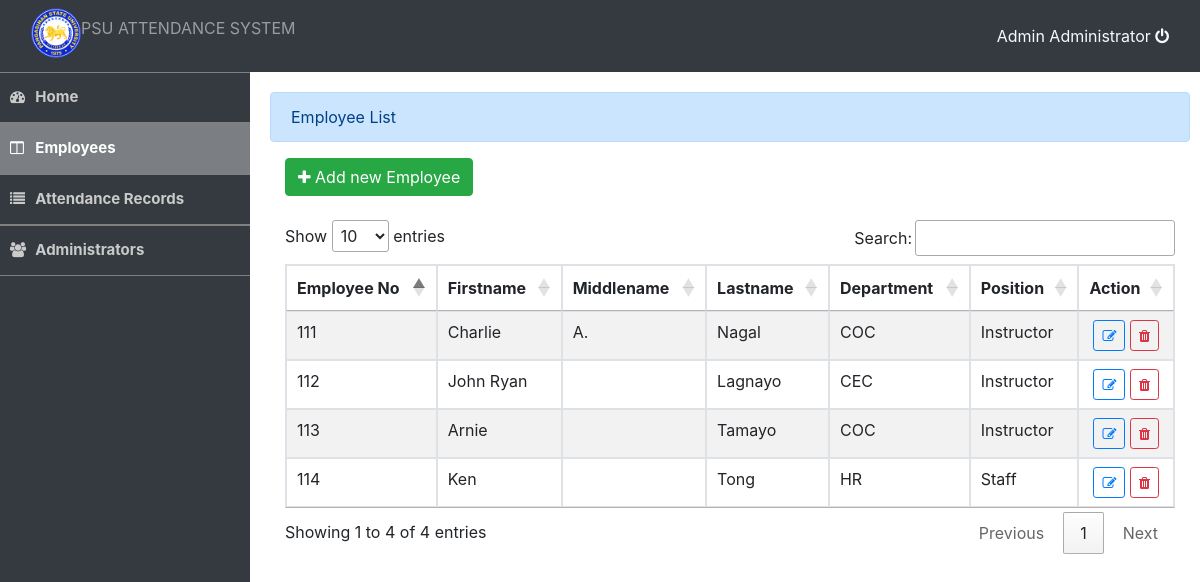
/admin/employee.php (signed in), run on the app's committed database.
### tables this page shows
CREATE TABLE `users` (
  `id` int(20) NOT NULL,
  `username` varchar(30) NOT NULL,
  `password` varchar(100) NOT NULL,
  `firstname` varchar(100) NOT NULL,
  `lastname` varchar(100) NOT NULL
);

CREATE TABLE `employee` (
  `id` int(20) NOT NULL,
  `employee_no` varchar(100) NOT NULL,
  `firstname` varchar(50) NOT NULL,
  `middlename` varchar(20) NOT NULL,
  `lastname` varchar(50) NOT NULL,
  `department` varchar(100) NOT NULL,
  `position` varchar(100) NOT NULL
);

### admin/auth.php (called while the page is built, shortened)
<?php
	require_once 'db_connect.php';
	$user_qry = $conn->query("SELECT * FROM users WHERE `id` = '".$_SESSION['login_id']."' ") or die(mysqli_error());
	$user = $user_qry->fetch_array();
	$user_name = $user['firstname']." ".$user['lastname'];
?>

### admin/employee.php (the view, shortened to what this page needs)
<!DOCTYPE html>
<?php
	require_once 'auth.php';
?>
<html lang="eng">
	<head>
		<?php include('header.php') ?>
	</head>
	<body>
		<?php include('nav_bar.php') ?>
		<div class="container-fluid admin" >
			<div class="alert alert-primary">Employee List</div>
			<div class="well col-lg-12">
				<button class="btn btn-success" type="button" id="new_emp_btn"><span class="fa fa-plus"></span> Add new Employee </button>
				<br />
				<br />
				<table id="table" class="table table-bordered table-striped">
					<thead>
						<tr>
							<th>Employee No</th>
							<th>Firstname</th>
							<th>Middlename</th>
							<th>Lastname</th>
							<th>Department</th>
							<th>Position</th>
							<th>Action</th>
						</tr>
					</thead>
					<tbody>
						<?php
							$employee_qry=$conn->query("SELECT * FROM employee") or die(mysqli_error());
							while($row=$employee_qry->fetch_array()){
						?>
						<tr>
							<td><?php echo $row['employee_no']?></td>
							<td><?php echo $row['firstname']?></td>
							<td><?php echo $row['middlename']?></td>
							<td><?php echo $row['lastname']?></td>
							<td><?php echo $row['department']?></td>
							<td><?php echo $row['position']?></td>
							<td>
								<center>
								 <button class="btn btn-sm btn-outline-primary edit_employee" data-id="<?php echo $row['id']?>" type="button"><i class="fa fa-edit"></i></button>
								<button class="btn btn-sm btn-outline-danger remove_employee" data-id="<?php echo $row['id']?>" type="button"><i class="fa fa-trash"></i></button>
								</center>
							</td>
						</tr>
						<?php
							}
						?>
					</tbody>
				</table>
			</div>
			<br />
			<br />
			<br />
		</div>
	</body>
</html>

### admin/header.php (shortened to what this page needs)
<link rel = "stylesheet" type = "text/css" href = "../assets/css/bootstrap.min.css" />
<link rel = "stylesheet" type = "text/css" href = "https://stackpath.bootstrapcdn.com/font-awesome/4.7.0/css/font-awesome.min.css" />
<link rel = "stylesheet" type = "text/css" href = "https://cdn.datatables.net/1.10.21/css/jquery.dataTables.min.css" />
<link rel = "stylesheet" type = "text/css" href = "../assets/css/style.css" />

### admin/nav_bar.php (shortened to what this page needs)
	<nav class = "navbar navbar-header navbar-dark bg-dark">
	<div class = "container-fluid">
		<div class = "navbar-header">
		<img src = "images/logo1.png" width = "50px" height = "50px"/>
			<p class = "navbar-text pull-right">PSU ATTENDANCE SYSTEM</p>
		</div>
		<div class = "nav navbar-nav navbar-right">
			<a href="logout.php" class="text-light"><?php echo $user_name ?> <i class="fa fa-power-off"></i></a>
		</div>
	</div>
</nav>
<div id="sidebar" class="bg-dark">
	<div id="sidebar-field">
		<a href="home.php" class="sidebar-item">
				<div class="sidebar-icon"><i class="fa fa-dashboard"> </i></div>  Home
		</a>
	</div>
	<div id="sidebar-field">
		<a href="employee.php" class="sidebar-item">
				<div class="sidebar-icon"><i class="fa fa-columns"> </i></div>  Employees
		</a>
	</div>
	<div id="sidebar-field">
		<a href="attendance.php" class="sidebar-item">
				<div class="sidebar-icon"><i class="fa fa-list"> </i></div>  Attendance Records
		</a>
	</div>
	<div id="sidebar-field">
		<a href="users.php" class="sidebar-item">
				<div class="sidebar-icon"><i class="fa fa-users"> </i></div>  Administrators
		</a>
	</div>
</div>

### assets/css/style.css (style rules this page uses)
body { height:100%; }
div#sidebar { width: 250px; height: 95.3%; position: absolute; }
#sidebar-field { border-top:1px solid gray; }
#sidebar .sidebar-item { position: relative; height: 50px; padding: 10px; display: inline-flex; font-size: 15px; align-items: center; border-bottom: 1px solid gray; width: 100%; color: #cacaca; font-weight: 700 }
#sidebar .sidebar-item:hover, #sidebar .sidebar-item.active { color:white; text-decoration: unset; background: #ffffff59 }
#sidebar .sidebar-item .sidebar-icon { width:11%; padding: auto; }
.container-fluid.admin { padding: 20px; width: 80%; max-width: inherit; margin-left: 250px }

### data on the page
users: user_name "Admin Administrator"
employee: employee_no "111", firstname "Charlie", middlename "A.", lastname "Nagal", department "COC", position "Instructor"
employee: employee_no "112", firstname "John Ryan", lastname "Lagnayo", department "CEC", position "Instructor"
employee: employee_no "113", firstname "Arnie", lastname "Tamayo", department "COC", position "Instructor"
employee: employee_no "114", firstname "Ken", lastname "Tong", department "HR", position "Staff"
